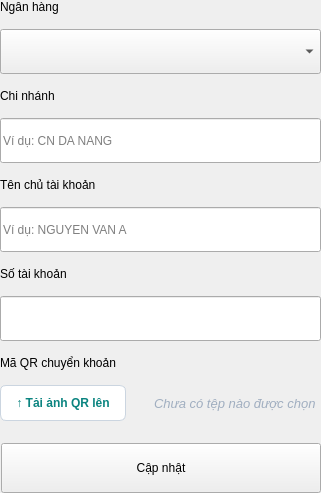
                                <widget class="QWidget" name="pageBankInfo">
                                  <layout class="QVBoxLayout">
                                    <property name="spacing">
                                      <number>15</number>
                                    </property>
                                    <property name="margin">
                                      <number>0</number>
                                    </property>
                                    <item>
                                      <widget class="QLabel">
                                        <property name="text">
                                          <string>Ngân hàng</string>
                                        </property>
                                        <property name="cssClass">
                                          <string>FormLabel</string>
                                        </property>
                                      </widget>
                                    </item>
                                    <item>
                                      <widget class="QComboBox">
                                        <property name="cssClass">
                                          <string>FormInput</string>
                                        </property>
                                        <property name="minimumSize">
                                          <size>
                                            <width>0</width>
                                            <height>45</height>
                                          </size>
                                        </property>
                                      </widget>
                                    </item>
                                    <item>
                                      <widget class="QLabel">
                                        <property name="text">
                                          <string>Chi nhánh</string>
                                        </property>
                                        <property name="cssClass">
                                          <string>FormLabel</string>
                                        </property>
                                      </widget>
                                    </item>
                                    <item>
                                      <widget class="QLineEdit">
                                        <property name="placeholderText">
                                          <string>Ví dụ: CN DA NANG</string>
                                        </property>
                                        <property name="cssClass">
                                          <string>FormInput</string>
                                        </property>
                                        <property name="minimumSize">
                                          <size>
                                            <width>0</width>
                                            <height>45</height>
                                          </size>
                                        </property>
                                      </widget>
                                    </item>
                                    <item>
                                      <widget class="QLabel">
                                        <property name="text">
                                          <string>Tên chủ tài khoản</string>
                                        </property>
                                        <property name="cssClass">
                                          <string>FormLabel</string>
                                        </property>
                                      </widget>
                                    </item>
                                    <item>
                                      <widget class="QLineEdit">
                                        <property name="placeholderText">
                                          <string>Ví dụ: NGUYEN VAN A</string>
                                        </property>
                                        <property name="cssClass">
                                          <string>FormInput</string>
                                        </property>
                                        <property name="minimumSize">
                                          <size>
                                            <width>0</width>
                                            <height>45</height>
                                          </size>
                                        </property>
                                      </widget>
                                    </item>
                                    <item>
                                      <widget class="QLabel">
                                        <property name="text">
                                          <string>Số tài khoản</string>
                                        </property>
                                        <property name="cssClass">
                                          <string>FormLabel</string>
                                        </property>
                                      </widget>
                                    </item>
                                    <item>
                                      <widget class="QLineEdit">
                                        <property name="cssClass">
                                          <string>FormInput</string>
                                        </property>
                                        <property name="minimumSize">
                                          <size>
                                            <width>0</width>
                                            <height>45</height>
                                          </size>
                                        </property>
                                      </widget>
                                    </item>
                                    <item>
                                      <widget class="QLabel">
                                        <property name="text">
                                          <string>Mã QR chuyển khoản</string>
                                        </property>
                                        <property name="cssClass">
                                          <string>FormLabel</string>
                                        </property>
                                      </widget>
                                    </item>
                                    <item>
                                      <layout class="QHBoxLayout">
                                        <item>
                                          <widget class="QPushButton">
                                            <property name="text">
                                              <string>↑ Tải ảnh QR lên</string>
                                            </property>
                                            <property name="styleSheet">
                                              <string>background-color: white; border: 1px solid #cbd5e0; border-radius: 6px; padding: 10px 15px; color: #0b8480; font-weight: bold;</string>
                                            </property>
                                          </widget>
                                        </item>
                                        <item>
                                          <widget class="QLabel">
                                            <property name="text">
                                              <string>Chưa có tệp nào được chọn</string>
                                            </property>
                                            <property name="styleSheet">
                                              <string>color: #a0aec0; font-size: 13px; font-style: italic; margin-left: 10px;</string>
                                            </property>
                                          </widget>
                                        </item>
                                        <item>
                                          <spacer />
                                        </item>
                                      </layout>
                                    </item>
                                    <item>
                                      <spacer>
                                        <property name="orientation">
                                          <enum>Qt::Vertical</enum>
                                        </property>
                                      </spacer>
                                    </item>
                                    <item>
                                      <layout class="QHBoxLayout">
                                        <item>
                                          <spacer />
                                        </item>
                                        <item>
                                          <widget class="QPushButton">
                                            <property name="text">
                                              <string>Cập nhật</string>
                                            </property>
                                            <property name="cssClass">
                                              <string>BtnUpdate</string>
                                            </property>
                                            <property name="minimumSize">
                                              <size>
                                                <width>160</width>
                                                <height>50</height>
                                              </size>
                                            </property>
                                          </widget>
                                        </item>
                                      </layout>
                                    </item>
                                  </layout>
                                </widget>
